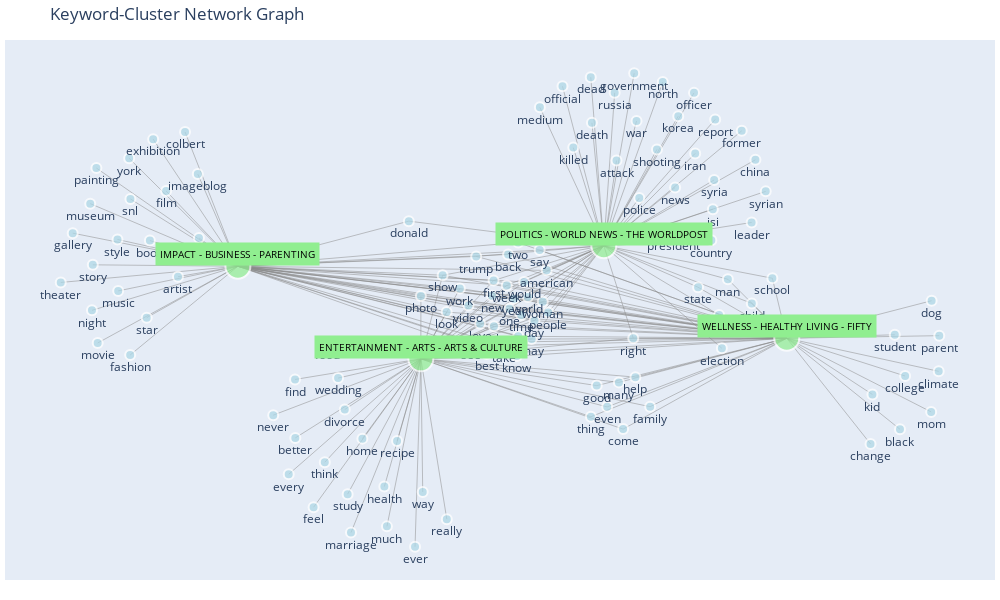

The cell this chart's notebook holds for it:
### Code cell
import networkx as nx
import matplotlib.pyplot as plt
import plotly.graph_objects as go

G = nx.Graph()
G.clear()

for keyword, associations in keyword_cluster_association.items():
    G.add_node(keyword, type='keyword')
    for cluster_name in set(dominant_categories):
        score = associations.get(cluster_name)
        if score is not None and score > 0.01:
            G.add_edge(keyword, cluster_name, weight=score)


for cluster_name in set(dominant_categories):
    G.add_node(cluster_name, type='cluster')

num_clusters = len(set(dominant_categories))
x_start = -10
x_end = 100
x_positions = np.linspace(x_start, x_end, num_clusters)
y_positions = [20 + 2*i if i%2 == 0 else 2*i for i in range(num_clusters)]

cluster_positions = {
    cluster_name: (x, y)
    for cluster_name, x, y in zip(set(dominant_categories), x_positions, y_positions)
}

fixed_positions = cluster_positions

fixed_nodes = list(cluster_positions.keys())

pos = nx.spring_layout(G, k=3, iterations=500, scale=2, pos=fixed_positions, fixed=fixed_nodes)

edge_x = []
edge_y = []
edge_weights = []
for edge in G.edges():
    x0, y0 = pos[edge[0]]
    x1, y1 = pos[edge[1]]
    edge_x.extend([x0, x1, None])
    edge_y.extend([y0, y1, None])
    edge_weights.append(G.edges[edge]['weight'])

edge_trace = go.Scatter(
    x=edge_x,
    y=edge_y,
    line=dict(width=0.5, color="#888"),
    hoverinfo="none",
    mode="lines",
)

node_x = []
node_y = []
node_colors = []
node_sizes = []
all_nodes = []
for node, data in G.nodes(data=True):
    all_nodes.append(node)
    x, y = pos[node]
    node_x.append(x)
    node_y.append(y)
    if data["type"] == "keyword":
        node_colors.append("lightblue")
        node_sizes.append(10)
    else:
        node_colors.append("lightgreen")
        node_sizes.append(25)

node_trace = go.Scatter(
    x=node_x,
    y=node_y,
    mode="markers+text",
    hoverinfo="text",
    text=[t if t not in dominant_categories else '' for t in all_nodes],
    textposition="bottom center",
    marker=dict(
        showscale=False,
        colorscale="YlGnBu",
        size=node_sizes,
        color=node_colors,
        line_width=2,
    ),
)

# Create figure
fig = go.Figure(
    data=[edge_trace, node_trace],
    layout=go.Layout(
        width=1000,
        height=600,
        title="Keyword-Cluster Network Graph",
        showlegend=False,
        hovermode="closest",
        margin=dict(b=20, l=5, r=5, t=40),
        xaxis=dict(showgrid=False, zeroline=False, showticklabels=False),
        yaxis=dict(showgrid=False, zeroline=False, showticklabels=False),
    ),
)

# Customize cluster node labels (make them more prominent)
for i, cluster_name in enumerate(dominant_categories):
    fig.add_annotation(
        x=node_x[all_nodes.index(cluster_name)],
        y=node_y[all_nodes.index(cluster_name)],
        text=cluster_name,
        showarrow=False,
        font=dict(size=10, color="black"),
        bgcolor="lightgreen",
        borderpad=4,
        yanchor="bottom",
        textangle=360
    )

fig.show()

### Figure 1 — Plotly figure (JSON) as saved in the notebook; plotly's stock layout.template omitted (floating-point values rounded to 4 significant figures; data arrays with more than 128 entries replaced by an {"elided": "..."} marker saying what was removed)
{"data": [{"hoverinfo": "none", "line": {"color": "#888", "width": 0.5}, "mode": "lines", "x": {"elided": "600 float values"}, "y": {"elided": "600 float values"}, "type": "scatter"}, {"hoverinfo": "text", "marker": {"color": ["lightblue", "lightgreen", "lightgreen", "lightgreen", "lightblue", "lightblue", "lightgreen", "lightblue", "lightblue", "lightblue", "lightblue", "lightblue", "lightblue", "lightblue", "lightblue", "lightblue", "lightblue", "lightblue", "lightblue", "lightblue", "lightblue", "lightblue", "lightblue", "lightblue", "lightblue", "lightblue", "lightblue", "lightblue", "lightblue", "lightblue", "lightblue", "lightblue", "lightblue", "lightblue", "lightblue", "lightblue", "lightblue", "lightblue", "lightblue", "lightblue", "lightblue", "lightblue", "lightblue", "lightblue", "lightblue", "lightblue", "lightblue", "lightblue", "lightblue", "lightblue", "lightblue", "lightblue", "lightblue", "lightblue", "lightblue", "lightblue", "lightblue", "lightblue", "lightblue", "lightblue", "lightblue", "lightblue", "lightblue", "lightblue", "lightblue", "lightblue", "lightblue", "lightblue", "lightblue", "lightblue", "lightblue", "lightblue", "lightblue", "lightblue", "lightblue", "lightblue", "lightblue", "lightblue", "lightblue", "lightblue", "lightblue", "lightblue", "lightblue", "lightblue", "lightblue", "lightblue", "lightblue", "lightblue", "lightblue", "lightblue", "lightblue", "lightblue", "lightblue", "lightblue", "lightblue", "lightblue", "lightblue", "lightblue", "lightblue", "lightblue", "lightblue", "lightblue", "lightblue", "lightblue", "lightblue", "lightblue", "lightblue", "lightblue", "lightblue", "lightblue", "lightblue", "lightblue", "lightblue", "lightblue", "lightblue", "lightblue", "lightblue", "lightblue", "lightblue", "lightblue"], "colorscale": [[0.0, "rgb(255,255,217)"], [0.125, "rgb(237,248,177)"], [0.25, "rgb(199,233,180)"], [0.375, "rgb(127,205,187)"], [0.5, "rgb(65,182,196)"], [0.625, "rgb(29,145,192)"], [0.75, "rgb(34,94,168)"], [0.875, "rgb(37,52,148)"], [1.0, "rgb(8,29,88)"]], "line": {"width": 2}, "showscale": false, "size": [10, 25, 25, 25, 10, 10, 25, 10, 10, 10, 10, 10, 10, 10, 10, 10, 10, 10, 10, 10, 10, 10, 10, 10, 10, 10, 10, 10, 10, 10, 10, 10, 10, 10, 10, 10, 10, 10, 10, 10, 10, 10, 10, 10, 10, 10, 10, 10, 10, 10, 10, 10, 10, 10, 10, 10, 10, 10, 10, 10, 10, 10, 10, 10, 10, 10, 10, 10, 10, 10, 10, 10, 10, 10, 10, 10, 10, 10, 10, 10, 10, 10, 10, 10, 10, 10, 10, 10, 10, 10, 10, 10, 10, 10, 10, 10, 10, 10, 10, 10, 10, 10, 10, 10, 10, 10, 10, 10, 10, 10, 10, 10, 10, 10, 10, 10, 10, 10, 10, 10]}, "mode": "markers+text", "text": ["photo", "", "", "", "art", "new", "", "artist", "trump", "one", "show", "year", "video", "time", "woman", "world", "make", "week", "first", "look", "day", "work", "people", "book", "life", "imageblog", "donald", "love", "film", "star", "take", "style", "best", "know", "snl", "see", "music", "would", "fashion", "story", "colbert", "night", "exhibition", "york", "two", "museum", "movie", "back", "gallery", "american", "painting", "may", "say", "theater", "child", "kid", "school", "student", "help", "college", "many", "family", "change", "man", "right", "black", "state", "climate", "parent", "dog", "good", "even", "mom", "thing", "come", "police", "president", "attack", "news", "killed", "country", "shooting", "isi", "syria", "death", "iran", "war", "leader", "korea", "russia", "dead", "medium", "government", "city", "officer", "official", "report", "north", "syrian", "former", "china", "election", "recipe", "wedding", "divorce", "food", "home", "find", "way", "health", "think", "better", "study", "really", "never", "much", "every", "feel", "marriage", "ever"], "textposition": "bottom center", "x": [26.68, -10.0, 26.67, 100.0, -17.8, 40.93, 63.33, -22.01, 37.77, 44.43, 31.03, 45.37, 36.21, 46.79, 51.1, 48.12, 41.32, 43.88, 41.24, 31.84, 49.43, 34.48, 52.19, -27.64, 46.17, -18.03, 24.26, 38.55, -24.38, -28.27, 43.23, -34.13, 39.88, 45.91, -31.54, 36.78, -33.99, 47.37, -31.59, -39.08, -20.59, -39.24, -26.98, -31.79, 46.18, -39.59, -38.1, 44.16, -43.11, 51.89, -38.36, 48.88, 50.48, -45.5, 93.0, 117.2, 97.12, 121.6, 69.67, 123.7, 66.36, 72.63, 116.8, 88.2, 69.24, 122.7, 82.23, 130.5, 130.6, 129.0, 61.92, 64.01, 128.9, 60.76, 67.2, 70.44, 77.25, 65.88, 77.62, 57.22, 84.88, 73.98, 85.18, 85.45, 60.95, 81.65, 69.89, 92.96, 78.25, 65.51, 60.72, 50.52, 69.42, 86.44, 81.41, 55.05, 85.66, 75.15, 95.79, 90.97, 93.72, 87.0, 21.9, 10.08, 11.42, 7.979, 14.95, 1.453, 27.05, 19.35, 7.418, 1.509, 12.0, 31.87, -2.918, 19.87, 0.1874, 5.171, 12.67, 25.5], "y": [14.23, 20.0, 2.0, 6.0, 25.52, 14.27, 24.0, 17.97, 21.91, 11.74, 18.26, 13.69, 12.37, 10.5, 13.11, 14.0, 8.321, 16.27, 17.22, 11.09, 9.418, 15.67, 11.01, 24.99, 6.38, 37.92, 28.77, 8.834, 34.64, 10.0, 4.531, 25.21, 2.936, 2.524, 33.08, 5.173, 15.2, 16.96, 2.738, 20.28, 46.11, 11.43, 44.71, 40.98, 24.61, 32.17, 5.073, 22.28, 26.44, 19.2, 39.09, 5.843, 23.14, 16.85, 12.77, -4.936, 17.67, 6.68, -1.565, -1.342, -2.584, -7.312, -14.56, 17.46, 5.988, -11.7, 15.92, -0.4324, 6.502, 13.3, -3.212, -7.343, -8.324, -9.262, -11.67, 33.26, 26.39, 40.55, 35.3, 43.08, 25.05, 42.71, 31.08, 36.79, 47.9, 41.95, 48.24, 28.51, 49.18, 53.73, 56.76, 50.9, 57.53, 10.52, 53.71, 54.99, 48.54, 55.82, 34.56, 46.33, 40.7, 4.041, -14.0, -1.748, -7.864, 5.06, -13.52, -2.015, -23.9, -22.85, -18.11, -13.38, -24.33, -29.18, -8.956, -30.58, -20.45, -26.86, -31.8, -34.55], "type": "scatter"}], "layout": {"height": 600, "hovermode": "closest", "margin": {"b": 20, "l": 5, "r": 5, "t": 40}, "showlegend": false, "title": {"text": "Keyword-Cluster Network Graph"}, "width": 1000, "xaxis": {"showgrid": false, "showticklabels": false, "zeroline": false}, "yaxis": {"showgrid": false, "showticklabels": false, "zeroline": false}, "annotations": [{"bgcolor": "lightgreen", "borderpad": 4, "font": {"color": "black", "size": 10}, "showarrow": false, "text": "ENTERTAINMENT - ARTS - ARTS & CULTURE", "textangle": 0, "x": 26.67, "y": 2.0, "yanchor": "bottom"}, {"bgcolor": "lightgreen", "borderpad": 4, "font": {"color": "black", "size": 10}, "showarrow": false, "text": "IMPACT - BUSINESS - PARENTING", "textangle": 0, "x": -10.0, "y": 20.0, "yanchor": "bottom"}, {"bgcolor": "lightgreen", "borderpad": 4, "font": {"color": "black", "size": 10}, "showarrow": false, "text": "POLITICS - WORLD NEWS - THE WORLDPOST", "textangle": 0, "x": 63.33, "y": 24.0, "yanchor": "bottom"}, {"bgcolor": "lightgreen", "borderpad": 4, "font": {"color": "black", "size": 10}, "showarrow": false, "text": "WELLNESS - HEALTHY LIVING - FIFTY", "textangle": 0, "x": 100.0, "y": 6.0, "yanchor": "bottom"}]}}
